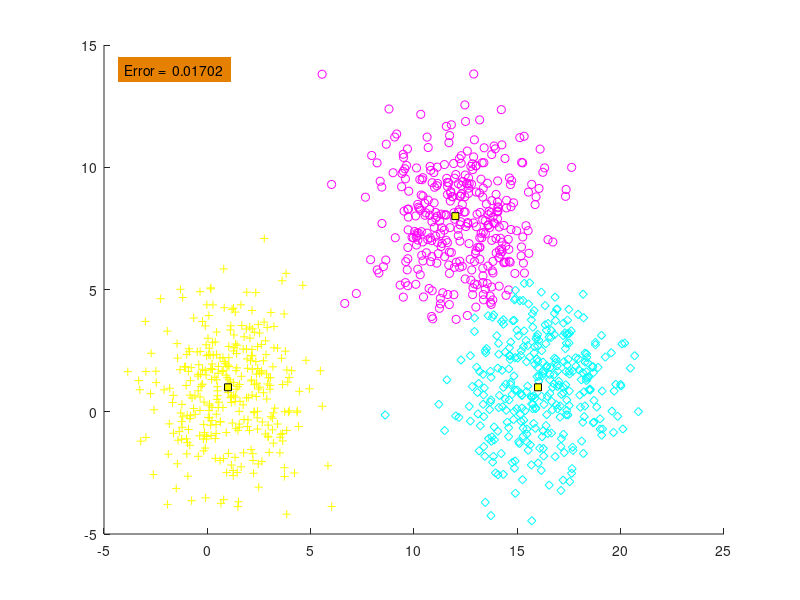

Write MATLAB code to recreate this figure.
function output= CH2_2_Eucidean()
N=1000;

m=[1 12 16;1 8 1];
S(:,:,1)=4*eye(2);
S(:,:,2)=4*eye(2);
S(:,:,3)=4*eye(2);
P=[1/3 1/3 1/3 ];



X=[];
y=[];
[l,c]=size(m);
for j=1:c

    temp=mvnrnd(m(:,j),S(:,:,j),fix(P(j)*N));
    X=[X ;temp];
    y=[y ones(1,fix(P(j)*N))*j];
end



[l,N]=size(X'); % N=no. of vectors
for i=1:N
    for j=1:c
        t(j)=sqrt((X(i,:)'-m(:,j))'*(X(i,:)'-m(:,j)));
    end
    
    [num,z(i)]=min(t(:));
end
plot_data(X,z,m);


output=compute_error(y,z);
xx=axis;

text(xx(1)+1,xx(4)-1,...
['Error =  ' num2str(output,4)],...
'HorizontalAlignment','left',... 
 'BackgroundColor',[.9 0.5 0],...
 'Margin',5);
end 

function clas_error=compute_error(y,y_est)
[q,N]=size(y); 
c=max(y); 
clas_error=0;
for i=1:N
    if(y(i) ~= y_est(i))
       clas_error=clas_error+1;
    end
end

clas_error =clas_error/N;
end

function z=comp_gauss_dens_val(m,S,x)
[l,q]=size(m); % l=dimensionality
z=(1/((2*pi)^ (l/2)*det(S)^ 0.5) )...
*exp(-0.5*(x'-m)'*inv(S)*(x'-m));
end
 
function plot_data(X,y,m)
[l,N]=size(X'); 
[l,c]=size(m); 
if(l ~=2)
    fprintf('NO PLOT CAN BE GENERATED\n')
    return
end
pale=['y+'; 'mo'; 'cd'];
figure(2)

hold on

for k=1:N
    plot(X(k,1),X(k,2),pale(y(k),:))
end

for j=1:c
    plot(m(1,j),m(2,j),'--ks',...
                'MarkerFaceColor','y',...
                'MarkerSize',5)
end
end
